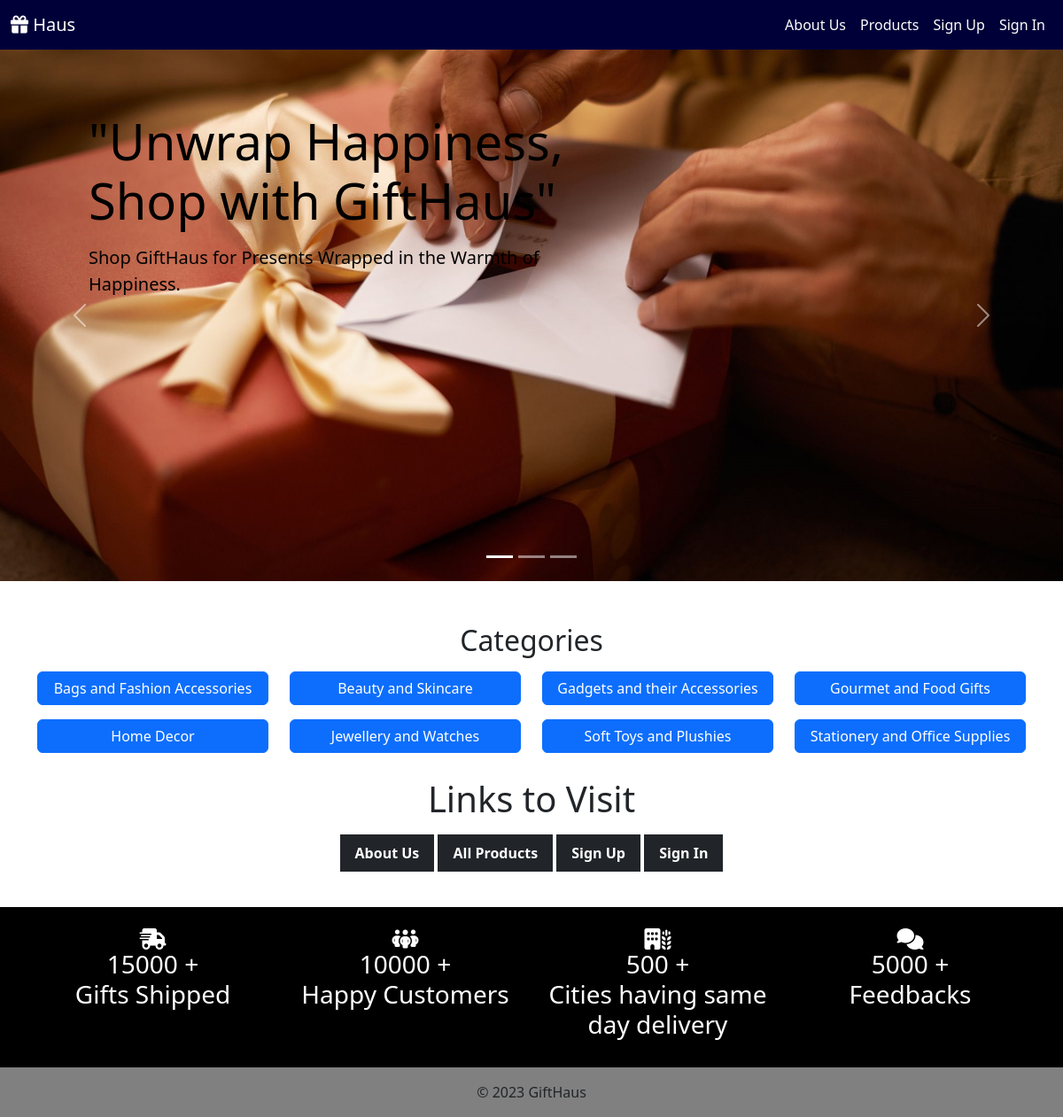
The page / on the database its author committed.
### Product/models.py (models this page shows, shortened)
class Category(models.Model):
    category = models.CharField(max_length=255)
    class Meta:
        verbose_name_plural = "Categories"

### pages/views.py (the view)
# urls.py: path("", views.index, name="index"),
def index(request):
    categories = Category.objects.all().order_by('category')
    context = {
        'categories' : categories,
    }
    return render(request, 'pages/index.html', context)

### templates/pages/index.html (shortened to what this page needs)
{% extends 'base.html' %}
{% load static %}
{% block content %}
 <div id="carouselExampleCaptions" class="carousel slide">
    <div class="carousel-indicators">
      <button type="button" data-bs-target="#carouselExampleCaptions" data-bs-slide-to="0" class="active" aria-current="true" aria-label="Slide 1"></button>
      <button type="button" data-bs-target="#carouselExampleCaptions" data-bs-slide-to="1" aria-label="Slide 2"></button>
      <button type="button" data-bs-target="#carouselExampleCaptions" data-bs-slide-to="2" aria-label="Slide 3"></button>
    </div>
    <div class="carousel-inner">
      <div class="carousel-item active">
        <img src="{% static 'image/banner.3.jpg' %}" class="d-block w-100" alt="...">
        <div class="carousel-captions ">
            <h1 class="display-4"style= "font-weight:300;color: #000"><strong>"Unwrap Happiness, Shop with GiftHaus"</strong></h1>
            <p class="lead my-3 d-none d-md-block"style= "font-weight:normal;color: #000">Shop GiftHaus for Presents Wrapped in the Warmth of Happiness.</p>
        </div>
      </div>
    </div>
    <button class="carousel-control-prev" type="button" data-bs-target="#carouselExampleCaptions" data-bs-slide="prev">
      <span class="carousel-control-prev-icon" aria-hidden="true"></span>
    </button>
    <button class="carousel-control-next" type="button" data-bs-target="#carouselExampleCaptions" data-bs-slide="next">
      <span class="carousel-control-next-icon" aria-hidden="true"></span>
    </button>
  </div>
  <section class="container mt-5">
    <h2 class="text-center">Categories</h2>
    <div class="row">
        {% for c in categories %}
        <div class="col-md-3">
            <a href="{% url 'product_category' c.id %}" class="btn btn-primary btn-block my-2" style="width: 100%;">{{ c.category }}</a>
        </div>
        {% endfor %}
    </div>
  </section>
  <div class="container text-center" style="margin-top: 20px; margin-bottom:20px;">
    <h1 style="text-align:center">Links to Visit</h1>
    <divclass="btn-group" role="group">
        <a href="{% url 'aboutus' %}" class="btn bg-dark text-white px-3 py-2 fw-semibold mt-2 rounded-0 ">About Us</a>
        <a href="{% url 'all_products' %}" class="btn bg-dark text-white px-3 py-2 fw-semibold mt-2 rounded-0 ml-3">All Products</a>
        <a href="{% url 'signup' %}" class="btn bg-dark text-white px-3 py-2 fw-semibold mt-2 rounded-0 ml-3">Sign Up</a>
        <a href="{% url 'signin' %}" class="btn bg-dark text-white px-3 py-2 fw-semibold mt-2 rounded-0 ml-3">Sign In</a>
    </div>
  <section class="bg-black text-white py-3" style=" margin-top: 20px;">
    <div class="container">
        <div class="row">
            <div class="col-sm-3 p-2 text-center">
              <i class="fa-solid fa-truck-fast fa-xl"></i>
                <h3>15000 + <br> Gifts Shipped</h3>
            </div>
            <div class="col-sm-3 p-2 text-center">
                <i class="fa-solid fa-people-group fa-xl"></i>
                <h3>10000 + <br> Happy Customers</h3>
            </div>
            <div class="col-sm-3 p-2 text-center">
              <i class="fa-solid fa-building-wheat fa-xl"></i>
                <h3>500 + <br>Cities having same day delivery</h3>
            </div>
            <div class="col-sm-3 p-2 text-center">
              <i class="fa-solid fa-comments fa-xl"></i>
                <h3>5000 + <br> Feedbacks</h3>
            </div>
        </div>
    </div>
  </section>
{% endblock content %}

### static/css/style.css (style rules this page uses)
.carousel-item { max-width: 100%; height: 600px; }
.carousel-captions { position: absolute; top: 70px; left: 100px; color:#eae3e3; text-align: left; width:50%; }

### templates/base.html (style rules this page uses)
body { display: flex; flex-direction: column; min-height: 100vh; }

### rows shown on the page
Category: category "Bags and Fashion Accessories"
Category: category "Beauty and Skincare"
Category: category "Gadgets and their Accessories"
Category: category "Gourmet and Food Gifts"
Category: category "Home Decor"
Category: category "Jewellery and Watches"
Category: category "Soft Toys and Plushies"
Category: category "Stationery and Office Supplies"
